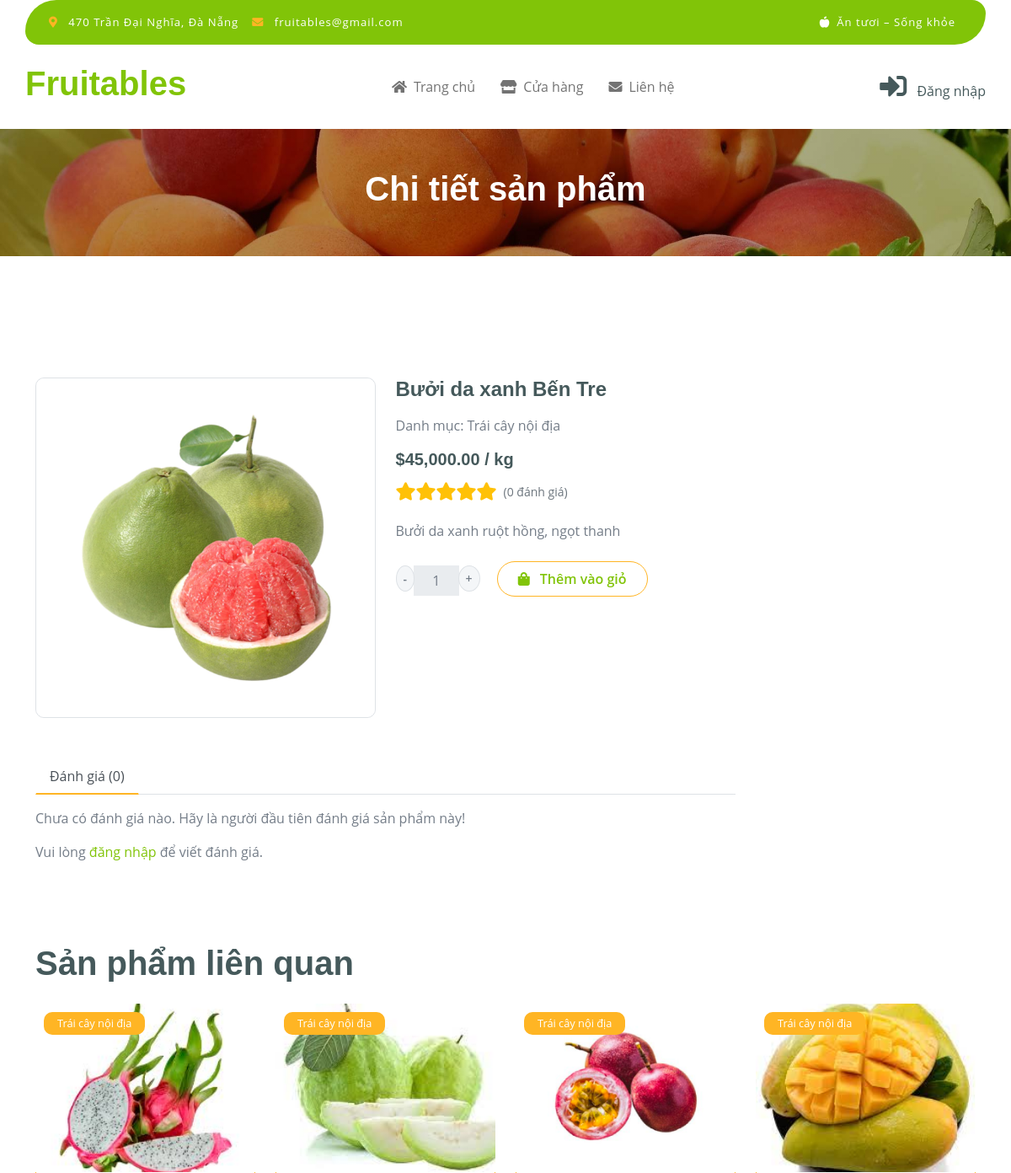
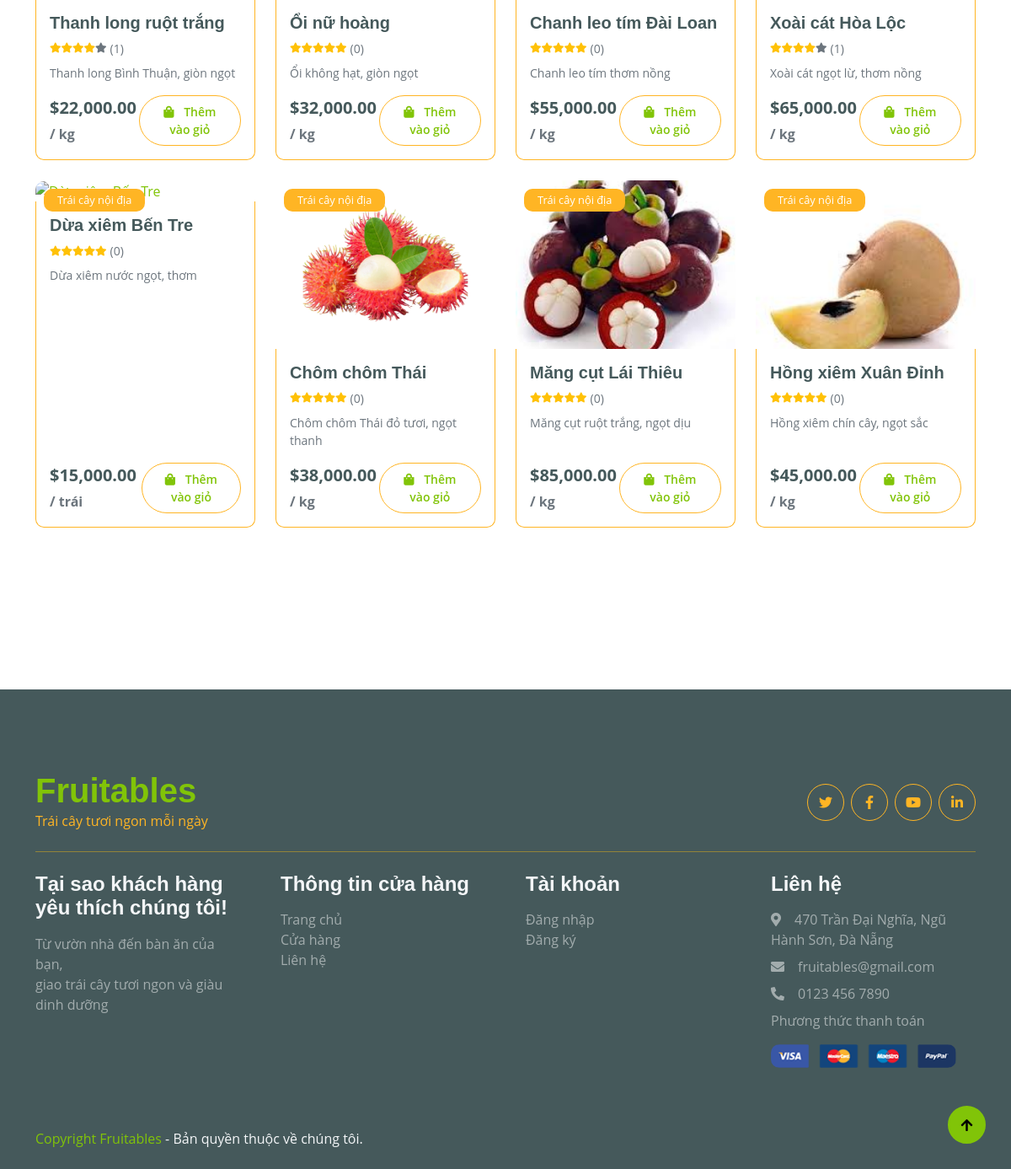
Screenshot of /php/shop-detail.php?id=2 with the database file from the repository (2 pictures, top to bottom).
### tables this page shows
CREATE TABLE `products` (
  `id` int(11) NOT NULL,
  `name` varchar(150) NOT NULL,
  `category_id` int(11) NOT NULL,
  `description` text DEFAULT NULL,
  `price` decimal(10,2) NOT NULL DEFAULT 0.00,
  `unit` varchar(50) DEFAULT 'kg',
  `stock` int(10) UNSIGNED NOT NULL DEFAULT 100,
  `image` varchar(255) DEFAULT NULL
);

CREATE TABLE `categories` (
  `id` int(11) NOT NULL,
  `name` varchar(100) NOT NULL
);

### php/shop-detail.php (the view, shortened to what the rows shown need)
<?php
require_once 'include/config.php';
$product_id = (int)($_GET['id'] ?? 0);
$sql = "SELECT p.*,
               c.name AS category_name,
               COALESCE(AVG(r.rating), 5) AS avg_rating,
               COUNT(r.id) AS review_count
        FROM products p
        JOIN categories c ON p.category_id = c.id
        LEFT JOIN review r ON p.id = r.product_id
        WHERE p.id = ?
        GROUP BY p.id";
$stmt = mysqli_prepare($conn, $sql);
mysqli_stmt_bind_param($stmt, "i", $product_id);
mysqli_stmt_execute($stmt);
$product_result = mysqli_stmt_get_result($stmt);
$product = mysqli_fetch_assoc($product_result);
$avg_rating   = round($product['avg_rating']);
$review_count = (int)$product['review_count'];
$related_sql = "SELECT p.*,
                       c.name AS category_name,
                       COALESCE(AVG(r.rating), 5) AS avg_rating,
                       COUNT(r.id) AS review_count
                FROM products p
                JOIN categories c ON p.category_id = c.id
                LEFT JOIN review r ON p.id = r.product_id
                WHERE p.category_id = ?
                  AND p.id != ?
                  AND p.stock > 0
                GROUP BY p.id
                ORDER BY RAND()
                LIMIT 8";
$related_stmt = mysqli_prepare($conn, $related_sql);
mysqli_stmt_bind_param($related_stmt, "ii", $product['category_id'], $product['id']);
mysqli_stmt_execute($related_stmt);
$related = mysqli_stmt_get_result($related_stmt);
?>
<!DOCTYPE html>
<html lang="vi">
<head>
    <link rel="stylesheet" href="https://use.fontawesome.com/releases/v5.15.4/css/all.css" />
    <link href="/shop/css/bootstrap.min.css" rel="stylesheet">
    <link href="/shop/css/style.css" rel="stylesheet">
</head>
<body>
    <div class="container-fluid page-header py-5">
        <h1 class="text-center text-white display-6">Chi tiết sản phẩm</h1>
    </div>
    <div class="container-fluid py-5 mt-5">
        <div class="container py-5">
            <div class="row g-4 mb-5">
                <div class="col-lg-8 col-xl-9">
                    <div class="row g-4">
                        <div class="col-lg-6">
                            <div class="border rounded">
                                <a href="#" data-bs-toggle="modal" data-bs-target="#imageModalMain">
                                    <img src="<?= BASE_URL ?>img/products/<?= htmlspecialchars($product['image'] ?: 'single-item.jpg') ?>"
                                        class="img-fluid rounded" alt="<?= htmlspecialchars($product['name']) ?>">
                                </a>
                            </div>
                        </div>
                        <div class="col-lg-6">
                            <h4 class="fw-bold mb-3"><?= htmlspecialchars($product['name']) ?></h4>
                            <p class="mb-3">Danh mục: <?= htmlspecialchars($product['category_name']) ?></p>
                            <h5 class="fw-bold mb-3">
                                $<?= number_format($product['price'], 2) ?> / <?= htmlspecialchars($product['unit']) ?>
                            </h5>
                            <div class="d-flex align-items-center mb-4">
                                <?php for ($i = 1; $i <= 5; $i++): ?>
                                    <i class="fa fa-star <?= ($i <= $avg_rating ? 'text-warning' : 'text-muted') ?> fa-lg"></i>
                                <?php endfor; ?>
                                <small class="text-muted ms-2">(<?= $review_count ?> đánh giá)</small>
                            </div>
                            <p class="mb-4"><?= nl2br(htmlspecialchars($product['description'] ?: 'Chưa có mô tả cho sản phẩm này.')) ?></p>
                            <form action="<?= BASE_URL ?>them-vao-gio-hang" method="GET" class="d-inline">
                                <div class="input-group quantity mb-5 d-inline-flex" style="width:100px;">
                                </div>
                                <button type="submit" class="btn border border-secondary rounded-pill px-4 py-2 text-primary ms-3" <?= $product['stock'] < 1 ? 'disabled' : '' ?>>
                                </button>
                            </form>
                        </div>
                    </div>
                </div>
                <div class="col-lg-12 mt-5">
                    <h1 class="fw-bold mb-4">Sản phẩm liên quan</h1>
                    <div class="row g-4">
                        <?php
                        mysqli_data_seek($related, 0);
                        ?>
                        <?php while ($rel = mysqli_fetch_assoc($related)): $has_related = true; ?>
                            <?php
                            $rel_rating  = round($rel['avg_rating'] ?? 5);
                            $rel_reviews = (int)$rel['review_count'];
                            ?>
                            <div class="col-6 col-md-4 col-lg-3">
                                <div class="rounded position-relative fruite-item h-100 d-flex flex-column">
                                    <div class="fruite-img overflow-hidden">
                                        <a href="<?= BASE_URL ?>san-pham/<?= $rel['id'] ?>">
                                            <img src="<?= BASE_URL ?>img/products/<?= htmlspecialchars($rel['image'] ?: 'fruite-item-5.jpg') ?>"
                                                class="img-fluid w-100 rounded-top" style="height:200px;object-fit:cover;"
                                                alt="<?= htmlspecialchars($rel['name']) ?>">
                                        </a>
                                    </div>
                                    <div class="text-white bg-secondary px-3 py-1 rounded position-absolute"
                                        style="top:10px;left:10px;font-size:0.8rem;">
                                        <?= htmlspecialchars($rel['category_name']) ?>
                                    </div>
                                    <div class="p-3 border border-secondary border-top-0 rounded-bottom d-flex flex-column flex-grow-1">
                                        <h5 class="mb-2">
                                            <a href="<?= BASE_URL ?>san-pham/<?= $rel['id'] ?>/"
                                                class="text-dark text-decoration-none">
                                                <?= htmlspecialchars($rel['name']) ?>
                                            </a>
                                        </h5>
                                        <div class="d-flex align-items-center mb-2">
                                            <?php for ($i = 1; $i <= 5; $i++): ?>
                                                <i class="fa fa-star <?= ($i <= $rel_rating ? 'text-warning' : 'text-muted') ?> fa-xs"></i>
                                            <?php endfor; ?>
                                            <small class="text-muted ms-1">(<?= $rel_reviews ?>)</small>
                                        </div>
                                        <p class="text-muted small mb-3 flex-grow-1">
                                            <?= strlen($rel['description'] ?? '') > 80
                                                ? htmlspecialchars(substr($rel['description'], 0, 80)) . '...'
                                                : htmlspecialchars($rel['description'] ?? 'Không có mô tả') ?>
                                        </p>
                                        <div class="d-flex justify-content-between align-items-end mt-auto">
                                            <p class="text-dark fs-5 fw-bold mb-0">
                                                $<?= number_format($rel['price'], 2) ?>
                                                <small class="text-muted fs-6">/ <?= htmlspecialchars($rel['unit']) ?></small>
                                            </p>
                                            <a href="<?= BASE_URL ?>them-vao-gio-hang?product_id=<?= $rel['id'] ?>&quantity=1"
                                                class="btn border border-secondary rounded-pill px-3 py-2 text-primary btn-sm">
                                                <i class="fa fa-shopping-bag me-2 text-primary"></i> Thêm vào giỏ
                                            </a>
                                        </div>
                                    </div>
                                </div>
                            </div>
                        <?php endwhile; ?>
                    </div>
                </div>
            </div>
        </div>
    </div>
</body>
</html>

### rows the page displays
products: image (picture), name "Bưởi da xanh Bến Tre", category.name "Trái cây nội địa", price "45,000.00", unit "kg", description "Bưởi da xanh ruột hồng, ngọt thanh"
products: image (picture), category.name "Trái cây nội địa", name "Thanh long ruột trắng", rel_reviews "1", description "Thanh long Bình Thuận, giòn ngọt", price "22,000.00", unit "kg"
products: image (picture), category.name "Trái cây nội địa", name "Ổi nữ hoàng", rel_reviews "0", description "Ổi không hạt, giòn ngọt", price "32,000.00", unit "kg"
products: image (picture), category.name "Trái cây nội địa", name "Chanh leo tím Đài Loan", rel_reviews "0", description "Chanh leo tím thơm nồng", price "55,000.00", unit "kg"
products: image (picture), category.name "Trái cây nội địa", name "Xoài cát Hòa Lộc", rel_reviews "1", description "Xoài cát ngọt lừ, thơm nồng", price "65,000.00", unit "kg"
products: category.name "Trái cây nội địa", name "Dừa xiêm Bến Tre", rel_reviews "0", description "Dừa xiêm nước ngọt, thơm", price "15,000.00", unit "trái"
products: image (picture), category.name "Trái cây nội địa", name "Chôm chôm Thái", rel_reviews "0", description "Chôm chôm Thái đỏ tươi, ngọt thanh", price "38,000.00", unit "kg"
products: image (picture), category.name "Trái cây nội địa", name "Măng cụt Lái Thiêu", rel_reviews "0", description "Măng cụt ruột trắng, ngọt dịu", price "85,000.00", unit "kg"
products: image (picture), category.name "Trái cây nội địa", name "Hồng xiêm Xuân Đỉnh", rel_reviews "0", description "Hồng xiêm chín cây, ngọt sắc", price "45,000.00", unit "kg"

### other values shown
$review_count "0"
